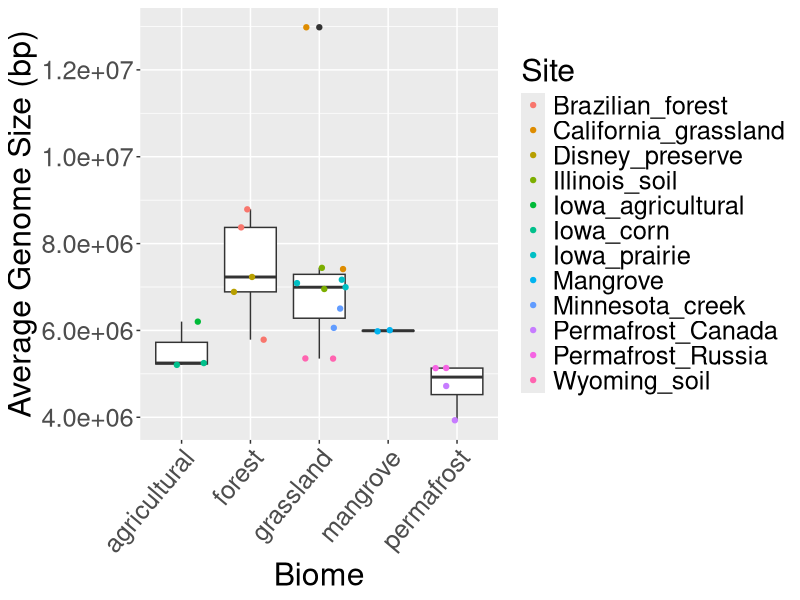
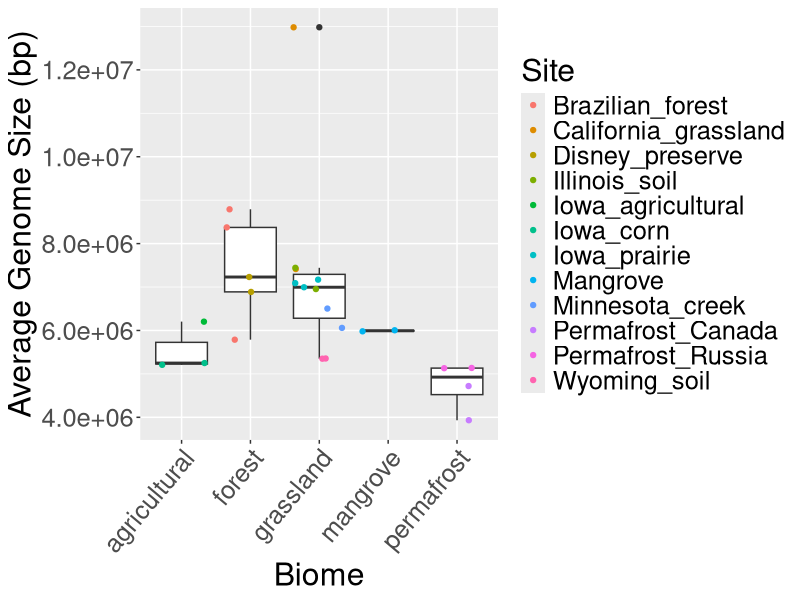
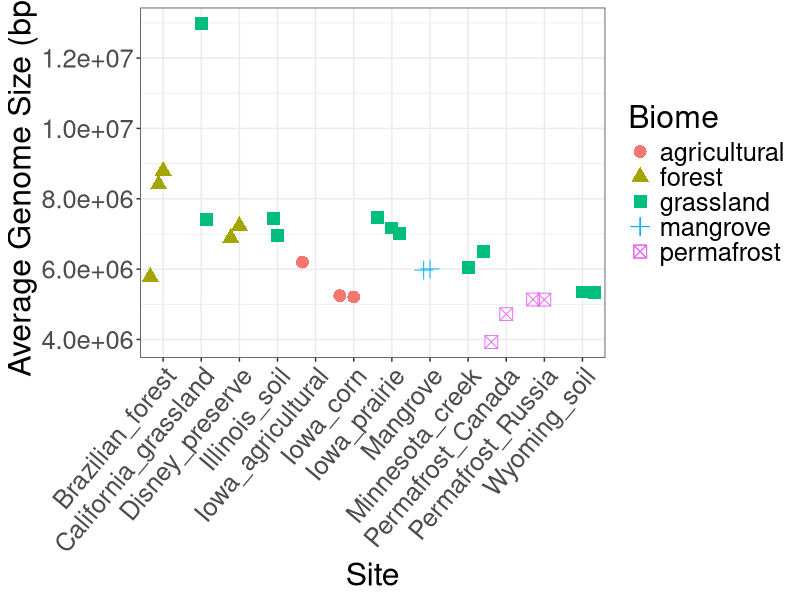
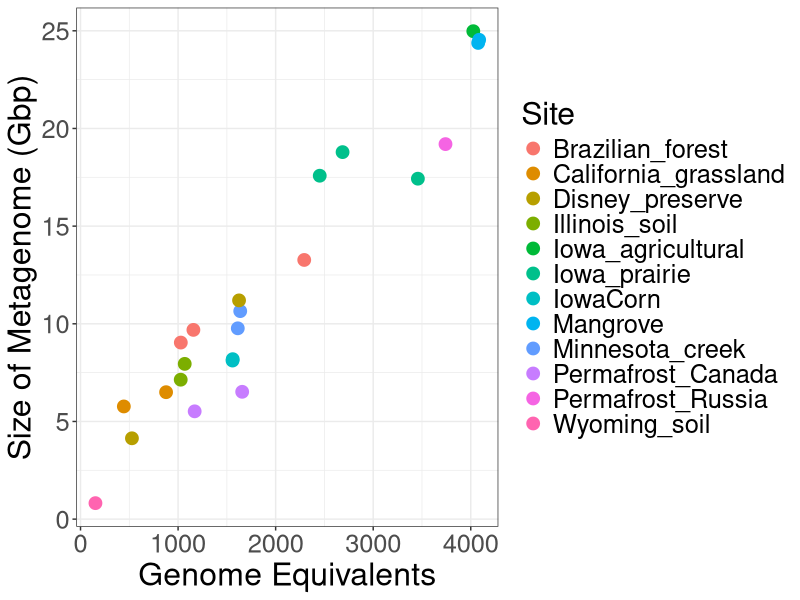

These figures' R source, in order:
#Plot the Average Genome Size Across Samples

library(tidyverse)
library(ggplot2)

setwd("C:/Users/susan/Documents/arsenic/download")

wd <- print(getwd())

data_all <- read.table("avggenomesizes_all.txt", head=FALSE, sep="\t")
colnames(data_all) = c("Site", "Sample1AGS", "Sample2AGS", "Sample3AGS", "Biome")

#Average Genome Size per Biome
library(reshape2)
library(datasets)
data_all.reshaped <- melt(data_all, id.vars=c("Site", "Biome"), 
                          measure.vars=c('Sample1AGS','Sample2AGS','Sample3AGS'))
plot_all_reshaped<-ggplot(data_all.reshaped, aes(x=Biome, y=value)) + 
  geom_boxplot() + 
  geom_jitter(aes(color=Site)) + 
  theme(axis.text.x = element_text(angle = 50, hjust = 1)) + 
  theme(text = element_text(size=23)) +
  theme(axis.text.x = element_text(angle = 50, hjust = 1)) +
  ylab("Average Genome Size (bp)")
plot(plot_all_reshaped)
ggsave(plot_all_reshaped, filename = paste(wd, "/figures/ags_per_biome2.png", sep = ""), 
       width = 10, height = 10)

#Average Genome Size Per Site
plot_all<-ggplot(data=data_all, aes(x=Site, color=Biome, shape=Biome)) + 
  geom_jitter(aes(y=Sample1AGS), size=4) + geom_point(aes(y=Sample2AGS), size=4) + 
  geom_jitter(aes(y=Sample3AGS), size=4) + 
  theme_bw() +
  theme(text = element_text(size=23)) +
  theme(axis.text.x = element_text(angle = 50, hjust = 1)) +
  ylab("Average Genome Size (bp)") 

ggsave(plot_all, filename = paste(wd, "/figures/ags_per_site2.png", sep=""), 
       width = 23, height = 18)


#Gbases vs genomes equivalents:
data2<-read.table("bp_genomeEq.txt")
colnames(data2) = c("Site", "Sample", "Gbp", "GenomeEquivalents")
str(data2)
data2$Gbases
gbases_vs_ge=(ggplot(data=data2, aes(x=GenomeEquivalents, y=Gbp, color=Site)) + 
  geom_point(size=4) +
  theme_bw() +
  theme(text = element_text(size=23)) +
  ylab("Size of Metagenome (Gbp)") +
  xlab("Genome Equivalents"))

ggsave(gbases_vs_ge, filename = paste(wd, "/figures/gbases_vs_ge.png", sep=""), 
       width = 12, height = 6)
